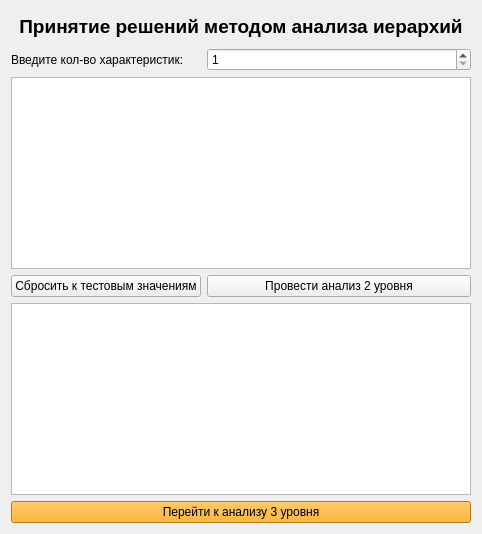
      <widget class="QWidget" name="page8">
       <layout class="QGridLayout" name="gridLayout_11">
        <item row="1" column="0">
         <widget class="QLabel" name="label_10">
          <property name="sizePolicy">
           <sizepolicy hsizetype="MinimumExpanding" vsizetype="Fixed">
            <horstretch>0</horstretch>
            <verstretch>0</verstretch>
           </sizepolicy>
          </property>
          <property name="styleSheet">
           <string notr="true">    color: black;              /* Цвет текста */
    font-weight: bold;         /* Жирный шрифт */
    font-size: 14pt;           /* Размер шрифта */
    padding: 4px 8px;          /* Внутренние отступы вокруг текста */</string>
          </property>
          <property name="text">
           <string>Принятие решений методом анализа иерархий</string>
          </property>
          <property name="alignment">
           <set>Qt::AlignmentFlag::AlignCenter</set>
          </property>
         </widget>
        </item>
        <item row="2" column="0">
         <layout class="QFormLayout" name="formLayout_7">
          <item row="0" column="0">
           <widget class="QLabel" name="label_41">
            <property name="text">
             <string>Введите кол-во характеристик:</string>
            </property>
           </widget>
          </item>
          <item row="0" column="1">
           <widget class="QSpinBox" name="input1_p8">
            <property name="minimum">
             <number>1</number>
            </property>
            <property name="maximum">
             <number>10</number>
            </property>
           </widget>
          </item>
          <item row="1" column="0" colspan="2">
           <widget class="QTableWidget" name="input_table1_p8">
            <property name="sizePolicy">
             <sizepolicy hsizetype="Expanding" vsizetype="Expanding">
              <horstretch>0</horstretch>
              <verstretch>0</verstretch>
             </sizepolicy>
            </property>
            <property name="minimumSize">
             <size>
              <width>0</width>
              <height>0</height>
             </size>
            </property>
            <property name="maximumSize">
             <size>
              <width>16777215</width>
              <height>400</height>
             </size>
            </property>
           </widget>
          </item>
          <item row="2" column="0">
           <widget class="QPushButton" name="reset_p8">
            <property name="text">
             <string>Сбросить к тестовым значениям</string>
            </property>
           </widget>
          </item>
          <item row="2" column="1">
           <widget class="QPushButton" name="run_step1_p8">
            <property name="text">
             <string>Провести анализ 2 уровня</string>
            </property>
           </widget>
          </item>
          <item row="3" column="0" colspan="2">
           <widget class="QTextEdit" name="output1_p8">
            <property name="sizePolicy">
             <sizepolicy hsizetype="Expanding" vsizetype="Expanding">
              <horstretch>0</horstretch>
              <verstretch>0</verstretch>
             </sizepolicy>
            </property>
            <property name="minimumSize">
             <size>
              <width>0</width>
              <height>122</height>
             </size>
            </property>
            <property name="maximumSize">
             <size>
              <width>16777215</width>
              <height>450</height>
             </size>
            </property>
           </widget>
          </item>
          <item row="4" column="0" colspan="2">
           <widget class="QPushButton" name="step2_p8">
            <property name="styleSheet">
             <string notr="true">background: orange;</string>
            </property>
            <property name="text">
             <string>Перейти к анализу 3 уровня</string>
            </property>
           </widget>
          </item>
         </layout>
        </item>
       </layout>
      </widget>
